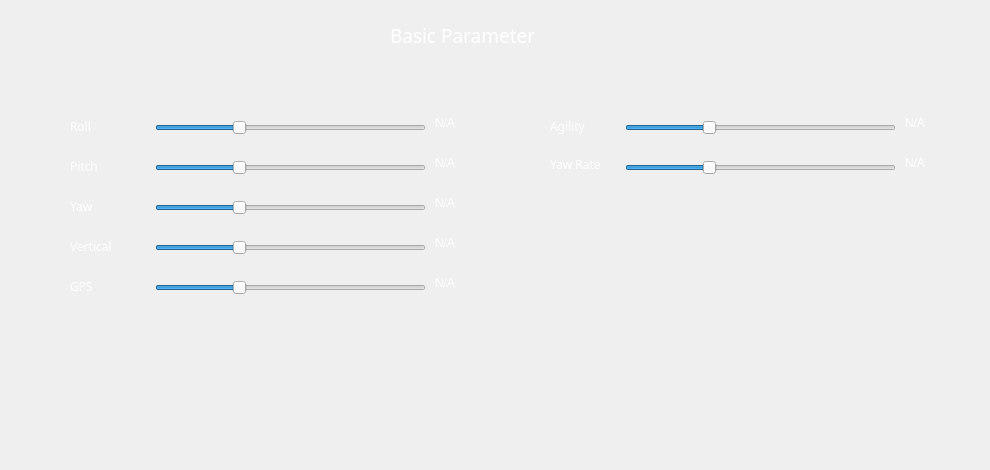
   <widget class="QWidget" name="tabGain">
    <attribute name="title">
     <string>TUNING</string>
    </attribute>
    <widget class="QStackedWidget" name="stackedWidgetGainTab">
     <property name="geometry">
      <rect>
       <x>10</x>
       <y>10</y>
       <width>971</width>
       <height>451</height>
      </rect>
     </property>
     <property name="currentIndex">
      <number>0</number>
     </property>
     <widget class="QWidget" name="stackGain0">
      <widget class="QLabel" name="lbRoll">
       <property name="geometry">
        <rect>
         <x>60</x>
         <y>105</y>
         <width>70</width>
         <height>22</height>
        </rect>
       </property>
       <property name="font">
        <font>
         <family>UTM Avo</family>
        </font>
       </property>
       <property name="styleSheet">
        <string notr="true">QLabel{color: white; }</string>
       </property>
       <property name="text">
        <string>Roll</string>
       </property>
      </widget>
      <widget class="QLabel" name="lbYaw">
       <property name="geometry">
        <rect>
         <x>60</x>
         <y>185</y>
         <width>70</width>
         <height>22</height>
        </rect>
       </property>
       <property name="font">
        <font>
         <family>UTM Avo</family>
        </font>
       </property>
       <property name="styleSheet">
        <string notr="true">QLabel{color: white; }</string>
       </property>
       <property name="text">
        <string>Yaw</string>
       </property>
      </widget>
      <widget class="QLabel" name="lbRollVal">
       <property name="geometry">
        <rect>
         <x>425</x>
         <y>105</y>
         <width>51</width>
         <height>16</height>
        </rect>
       </property>
       <property name="styleSheet">
        <string notr="true">QLabel{color: white; }</string>
       </property>
       <property name="text">
        <string>N/A</string>
       </property>
      </widget>
      <widget class="QLabel" name="lbYawRateVal">
       <property name="geometry">
        <rect>
         <x>895</x>
         <y>145</y>
         <width>51</width>
         <height>16</height>
        </rect>
       </property>
       <property name="styleSheet">
        <string notr="true">QLabel{color: white; }</string>
       </property>
       <property name="text">
        <string>N/A</string>
       </property>
      </widget>
      <widget class="QLabel" name="lbPitch_2">
       <property name="geometry">
        <rect>
         <x>540</x>
         <y>143</y>
         <width>65</width>
         <height>22</height>
        </rect>
       </property>
       <property name="font">
        <font>
         <family>UTM Avo</family>
        </font>
       </property>
       <property name="styleSheet">
        <string notr="true">QLabel{color: white; }</string>
       </property>
       <property name="text">
        <string>Yaw Rate</string>
       </property>
      </widget>
      <widget class="QLabel" name="lbYawVal">
       <property name="geometry">
        <rect>
         <x>425</x>
         <y>185</y>
         <width>51</width>
         <height>16</height>
        </rect>
       </property>
       <property name="styleSheet">
        <string notr="true">QLabel{color: white; }</string>
       </property>
       <property name="text">
        <string>N/A</string>
       </property>
      </widget>
      <widget class="QLabel" name="lbVerVal">
       <property name="geometry">
        <rect>
         <x>425</x>
         <y>225</y>
         <width>51</width>
         <height>16</height>
        </rect>
       </property>
       <property name="styleSheet">
        <string notr="true">QLabel{color: white; }</string>
       </property>
       <property name="text">
        <string>N/A</string>
       </property>
      </widget>
      <widget class="QSlider" name="sldGainYaw">
       <property name="geometry">
        <rect>
         <x>145</x>
         <y>190</y>
         <width>271</width>
         <height>16</height>
        </rect>
       </property>
       <property name="minimum">
        <number>50</number>
       </property>
       <property name="maximum">
        <number>150</number>
       </property>
       <property name="pageStep">
        <number>1</number>
       </property>
       <property name="value">
        <number>80</number>
       </property>
       <property name="sliderPosition">
        <number>80</number>
       </property>
       <property name="orientation">
        <enum>Qt::Horizontal</enum>
       </property>
      </widget>
      <widget class="QSlider" name="sldGainPitch">
       <property name="geometry">
        <rect>
         <x>145</x>
         <y>150</y>
         <width>271</width>
         <height>16</height>
        </rect>
       </property>
       <property name="minimum">
        <number>50</number>
       </property>
       <property name="maximum">
        <number>150</number>
       </property>
       <property name="pageStep">
        <number>1</number>
       </property>
       <property name="value">
        <number>80</number>
       </property>
       <property name="sliderPosition">
        <number>80</number>
       </property>
       <property name="orientation">
        <enum>Qt::Horizontal</enum>
       </property>
      </widget>
      <widget class="QLabel" name="lbAgilityVal">
       <property name="geometry">
        <rect>
         <x>895</x>
         <y>105</y>
         <width>51</width>
         <height>16</height>
        </rect>
       </property>
       <property name="styleSheet">
        <string notr="true">QLabel{color: white; }</string>
       </property>
       <property name="text">
        <string>N/A</string>
       </property>
      </widget>
      <widget class="QLabel" name="lbVer">
       <property name="geometry">
        <rect>
         <x>60</x>
         <y>225</y>
         <width>70</width>
         <height>22</height>
        </rect>
       </property>
       <property name="font">
        <font>
         <family>UTM Avo</family>
        </font>
       </property>
       <property name="styleSheet">
        <string notr="true">QLabel{color: white; }</string>
       </property>
       <property name="text">
        <string>Vertical</string>
       </property>
      </widget>
      <widget class="QSlider" name="sldAgility">
       <property name="geometry">
        <rect>
         <x>615</x>
         <y>110</y>
         <width>271</width>
         <height>16</height>
        </rect>
       </property>
       <property name="minimum">
        <number>50</number>
       </property>
       <property name="maximum">
        <number>150</number>
       </property>
       <property name="pageStep">
        <number>1</number>
       </property>
       <property name="value">
        <number>80</number>
       </property>
       <property name="sliderPosition">
        <number>80</number>
       </property>
       <property name="orientation">
        <enum>Qt::Horizontal</enum>
       </property>
      </widget>
      <widget class="QSlider" name="sldGainRoll">
       <property name="geometry">
        <rect>
         <x>145</x>
         <y>110</y>
         <width>271</width>
         <height>16</height>
        </rect>
       </property>
       <property name="minimum">
        <number>50</number>
       </property>
       <property name="maximum">
        <number>150</number>
       </property>
       <property name="pageStep">
        <number>1</number>
       </property>
       <property name="value">
        <number>80</number>
       </property>
       <property name="sliderPosition">
        <number>80</number>
       </property>
       <property name="orientation">
        <enum>Qt::Horizontal</enum>
       </property>
      </widget>
      <widget class="QLabel" name="lbPitchVal">
       <property name="geometry">
        <rect>
         <x>425</x>
         <y>145</y>
         <width>51</width>
         <height>16</height>
        </rect>
       </property>
       <property name="styleSheet">
        <string notr="true">QLabel{color: white; }</string>
       </property>
       <property name="text">
        <string>N/A</string>
       </property>
      </widget>
      <widget class="QLabel" name="lbRoll_2">
       <property name="geometry">
        <rect>
         <x>540</x>
         <y>105</y>
         <width>65</width>
         <height>22</height>
        </rect>
       </property>
       <property name="font">
        <font>
         <family>UTM Avo</family>
        </font>
       </property>
       <property name="styleSheet">
        <string notr="true">QLabel{color: white; }</string>
       </property>
       <property name="text">
        <string>Agility</string>
       </property>
      </widget>
      <widget class="QSlider" name="sldGainGPS">
       <property name="geometry">
        <rect>
         <x>145</x>
         <y>270</y>
         <width>271</width>
         <height>16</height>
        </rect>
       </property>
       <property name="minimum">
        <number>50</number>
       </property>
       <property name="maximum">
        <number>150</number>
       </property>
       <property name="pageStep">
        <number>1</number>
       </property>
       <property name="value">
        <number>80</number>
       </property>
       <property name="sliderPosition">
        <number>80</number>
       </property>
       <property name="orientation">
        <enum>Qt::Horizontal</enum>
       </property>
      </widget>
      <widget class="QSlider" name="sldYawRate">
       <property name="geometry">
        <rect>
         <x>615</x>
         <y>150</y>
         <width>271</width>
         <height>16</height>
        </rect>
       </property>
       <property name="minimum">
        <number>50</number>
       </property>
       <property name="maximum">
        <number>150</number>
       </property>
       <property name="pageStep">
        <number>1</number>
       </property>
       <property name="value">
        <number>80</number>
       </property>
       <property name="sliderPosition">
        <number>80</number>
       </property>
       <property name="orientation">
        <enum>Qt::Horizontal</enum>
       </property>
      </widget>
      <widget class="QPushButton" name="btnSetdefault">
       <property name="geometry">
        <rect>
         <x>315</x>
         <y>300</y>
         <width>100</width>
         <height>30</height>
        </rect>
       </property>
       <property name="font">
        <font>
         <family>UTM Avo</family>
         <pointsize>-1</pointsize>
         <weight>50</weight>
         <bold>false</bold>
        </font>
       </property>
       <property name="styleSheet">
        <string notr="true">QPushButton {
    font-size:13px;
	font-weight:normal;
    background-color:transparent;
	color:#efefef;
    border:1px solid #efefef;
	padding-bottom:3px;
	font-family:UTM Avo;
}

QPushButton::hover {
    background-color:#16a085;
}

QPushButton::pressed {
    background-color:#2ecc71;
}</string>
       </property>
       <property name="text">
        <string>Set default</string>
       </property>
      </widget>
      <widget class="QSlider" name="sldGainVer">
       <property name="geometry">
        <rect>
         <x>145</x>
         <y>230</y>
         <width>271</width>
         <height>16</height>
        </rect>
       </property>
       <property name="minimum">
        <number>50</number>
       </property>
       <property name="maximum">
        <number>150</number>
       </property>
       <property name="pageStep">
        <number>1</number>
       </property>
       <property name="value">
        <number>80</number>
       </property>
       <property name="sliderPosition">
        <number>80</number>
       </property>
       <property name="orientation">
        <enum>Qt::Horizontal</enum>
       </property>
      </widget>
      <widget class="QLabel" name="lbGPSVal">
       <property name="geometry">
        <rect>
         <x>425</x>
         <y>265</y>
         <width>51</width>
         <height>16</height>
        </rect>
       </property>
       <property name="styleSheet">
        <string notr="true">QLabel{color: white; }</string>
       </property>
       <property name="text">
        <string>N/A</string>
       </property>
      </widget>
      <widget class="QLabel" name="lbGPS">
       <property name="geometry">
        <rect>
         <x>60</x>
         <y>265</y>
         <width>70</width>
         <height>22</height>
        </rect>
       </property>
       <property name="font">
        <font>
         <family>UTM Avo</family>
        </font>
       </property>
       <property name="styleSheet">
        <string notr="true">QLabel{color: white; }</string>
       </property>
       <property name="text">
        <string>GPS</string>
       </property>
      </widget>
      <widget class="QLabel" name="lbPitch">
       <property name="geometry">
        <rect>
         <x>60</x>
         <y>145</y>
         <width>70</width>
         <height>22</height>
        </rect>
       </property>
       <property name="font">
        <font>
         <family>UTM Avo</family>
        </font>
       </property>
       <property name="styleSheet">
        <string notr="true">QLabel{color: white; }</string>
       </property>
       <property name="text">
        <string>Pitch</string>
       </property>
      </widget>
      <widget class="QLabel" name="lbrxtype_3">
       <property name="geometry">
        <rect>
         <x>380</x>
         <y>10</y>
         <width>201</width>
         <height>31</height>
        </rect>
       </property>
       <property name="font">
        <font>
         <family>UTM Banque</family>
         <pointsize>14</pointsize>
        </font>
       </property>
       <property name="styleSheet">
        <string notr="true">QLabel{
color: white;
font-family:UTM Banque;
}</string>
       </property>
       <property name="text">
        <string>Basic Parameter</string>
       </property>
       <property name="textInteractionFlags">
        <set>Qt::NoTextInteraction</set>
       </property>
      </widget>
     </widget>
     <widget class="QWidget" name="stackGain1"/>
    </widget>
   </widget>
